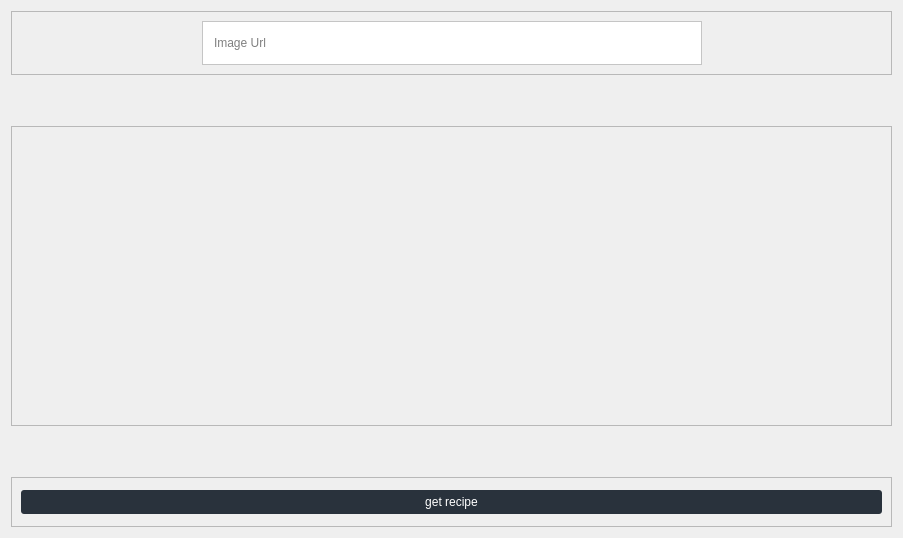
<?xml version="1.0" encoding="UTF-8"?>
<ui version="4.0">
 <class>Form</class>
 <widget class="QWidget" name="Form">
  <property name="geometry">
   <rect>
    <x>0</x>
    <y>0</y>
    <width>899</width>
    <height>538</height>
   </rect>
  </property>
  <property name="windowTitle">
   <string>Form</string>
  </property>
  <layout class="QGridLayout" name="gridLayout">
   <item row="0" column="0">
    <widget class="QFrame" name="top_frame">
     <property name="frameShape">
      <enum>QFrame::StyledPanel</enum>
     </property>
     <property name="frameShadow">
      <enum>QFrame::Raised</enum>
     </property>
     <layout class="QHBoxLayout" name="horizontalLayout_2">
      <item>
       <spacer name="horizontalSpacer">
        <property name="orientation">
         <enum>Qt::Horizontal</enum>
        </property>
        <property name="sizeHint" stdset="0">
         <size>
          <width>172</width>
          <height>20</height>
         </size>
        </property>
       </spacer>
      </item>
      <item>
       <widget class="QFrame" name="imagga_search_frame">
        <property name="minimumSize">
         <size>
          <width>500</width>
          <height>0</height>
         </size>
        </property>
        <property name="styleSheet">
         <string notr="true">#imagga_search_frame {
	border-bottom: 1px solid black;
	background-color: #fff;
}
#imagga_search_frame QPushButton {
	padding: 5px 5px;
	border-radius: 15px;
}
#imagga_search_frame QPushButton:pressed {
	padding-left: 10px;
}
#imagga_search_frame QLineEdit {
 	border: none;
}</string>
        </property>
        <property name="frameShape">
         <enum>QFrame::StyledPanel</enum>
        </property>
        <property name="frameShadow">
         <enum>QFrame::Raised</enum>
        </property>
        <layout class="QHBoxLayout" name="horizontalLayout">
         <item>
          <widget class="QLineEdit" name="input_imageUrl">
           <property name="placeholderText">
            <string>Image Url</string>
           </property>
          </widget>
         </item>
         <item>
          <widget class="QPushButton" name="imagga_searchButton">
           <property name="minimumSize">
            <size>
             <width>46</width>
             <height>0</height>
            </size>
           </property>
           <property name="font">
            <font>
             <weight>50</weight>
             <bold>false</bold>
            </font>
           </property>
           <property name="text">
            <string/>
           </property>
           <property name="icon">
            <iconset resource="../../static/resource.qrc">
             <normaloff>:/icons/icons/search.svg</normaloff>:/icons/icons/search.svg</iconset>
           </property>
          </widget>
         </item>
        </layout>
       </widget>
      </item>
      <item>
       <spacer name="horizontalSpacer_2">
        <property name="orientation">
         <enum>Qt::Horizontal</enum>
        </property>
        <property name="sizeHint" stdset="0">
         <size>
          <width>171</width>
          <height>20</height>
         </size>
        </property>
       </spacer>
      </item>
     </layout>
    </widget>
   </item>
   <item row="2" column="0">
    <widget class="QFrame" name="middle_frame">
     <property name="minimumSize">
      <size>
       <width>881</width>
       <height>300</height>
      </size>
     </property>
     <property name="frameShape">
      <enum>QFrame::StyledPanel</enum>
     </property>
     <property name="frameShadow">
      <enum>QFrame::Raised</enum>
     </property>
    </widget>
   </item>
   <item row="4" column="0">
    <widget class="QFrame" name="lower_frame">
     <property name="minimumSize">
      <size>
       <width>881</width>
       <height>50</height>
      </size>
     </property>
     <property name="maximumSize">
      <size>
       <width>16777215</width>
       <height>16777215</height>
      </size>
     </property>
     <property name="styleSheet">
      <string notr="true">#lower_frame QPushButton {
	color:#fff;
	background-color: #29323c;
	padding: 5px 0px 5px 0px;
	text-align: center;
    border-radius: 3px;
}

#lower_frame QPushButton:hover {
	background-color: #485563;
}

#lower_frame QPushButton:checked {
	background-color: #4398d8;
}</string>
     </property>
     <property name="frameShape">
      <enum>QFrame::StyledPanel</enum>
     </property>
     <property name="frameShadow">
      <enum>QFrame::Raised</enum>
     </property>
     <layout class="QHBoxLayout" name="horizontalLayout_3">
      <item>
       <widget class="QPushButton" name="getRecipeButton">
        <property name="text">
         <string>get recipe</string>
        </property>
        <property name="icon">
         <iconset resource="../../static/resource.qrc">
          <normaloff>:/icons/icons/arrow-right-circle.svg</normaloff>:/icons/icons/arrow-right-circle.svg</iconset>
        </property>
        <property name="autoRepeatDelay">
         <number>300</number>
        </property>
       </widget>
      </item>
     </layout>
    </widget>
   </item>
   <item row="3" column="0">
    <spacer name="verticalSpacer_2">
     <property name="orientation">
      <enum>Qt::Vertical</enum>
     </property>
     <property name="sizeHint" stdset="0">
      <size>
       <width>20</width>
       <height>40</height>
      </size>
     </property>
    </spacer>
   </item>
   <item row="1" column="0">
    <spacer name="verticalSpacer">
     <property name="orientation">
      <enum>Qt::Vertical</enum>
     </property>
     <property name="sizeHint" stdset="0">
      <size>
       <width>20</width>
       <height>40</height>
      </size>
     </property>
    </spacer>
   </item>
  </layout>
 </widget>
 <resources>
  <include location="../../static/resource.qrc"/>
 </resources>
 <connections/>
</ui>
